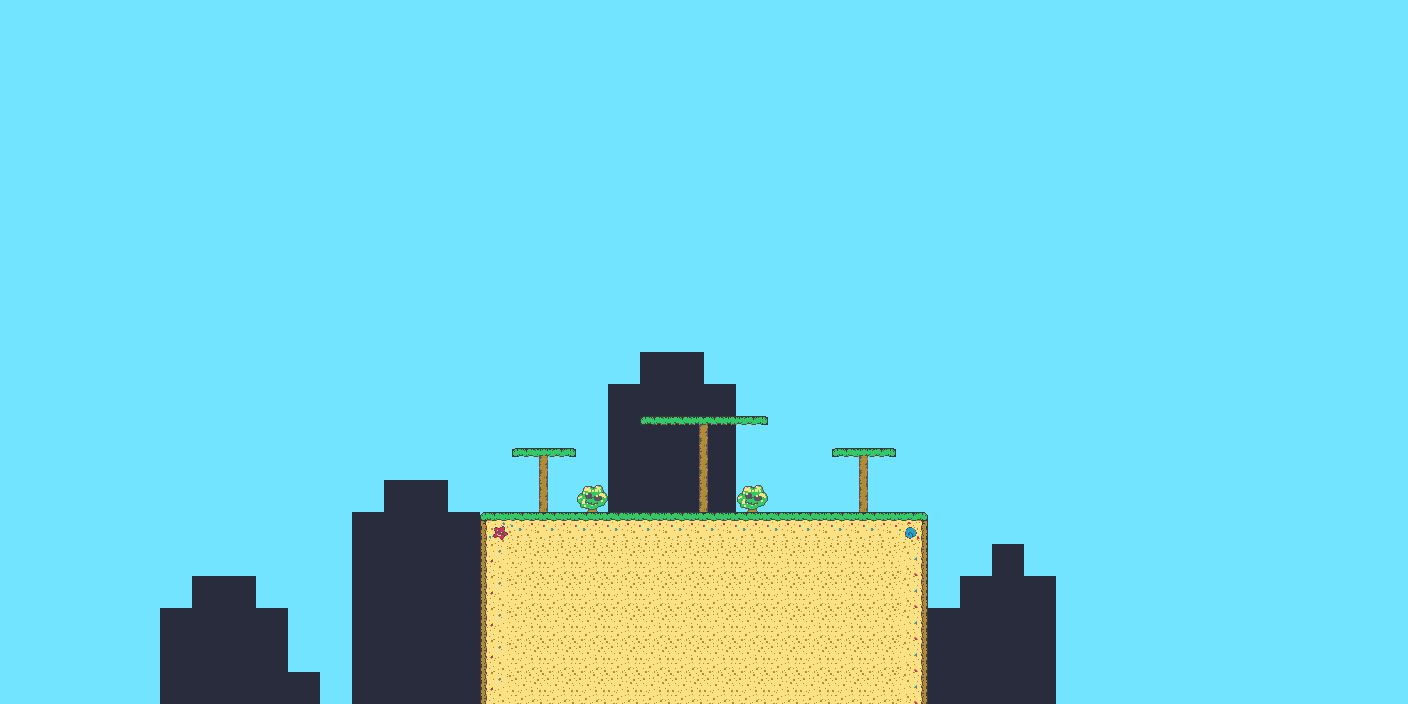

Rendered tile map (Tiled .tmx) drawn with the repository's tilesets; below, a short description and the map source with its tile grids summarised:
An orthogonal 44x22 tile map with 32x32 px tiles, 5 tile layers (SKY, BACK, ENVIRONMENT, MIDDLE, ...), 2 tilesets and 5 objects (trash).

<map version="1.0" orientation="orthogonal" renderorder="right-down" width="44" height="22" tilewidth="32" tileheight="32" nextobjectid="28">
 <tileset firstgid="1" name="town" tilewidth="32" tileheight="32" spacing="1" tilecount="35" columns="7">
  <image source="../sprites/tilesets/beach.PNG" width="230" height="164" />
 </tileset>
 <tileset firstgid="36" name="background" tilewidth="32" tileheight="32" spacing="1" tilecount="4" columns="2">
  <image source="../sprites/tilesets/background.png" width="65" height="65" />
 </tileset>
 <layer name="SKY" width="44" height="22">
  <data>[968 cells, 968 non-empty, 1 distinct tile ids]</data>
 </layer>
 <layer name="BACK" width="44" height="22">
  <data>[968 cells, 107 non-empty, 1 distinct tile ids]</data>
 </layer>
 <layer name="ENVIRONMENT" width="44" height="22">
  <data>[968 cells, 16 non-empty, 3 distinct tile ids]</data>
 </layer>
 <layer name="MIDDLE" width="44" height="22">
  <data>[968 cells, 92 non-empty, 9 distinct tile ids]</data>
 </layer>
 <layer name="FRONT" width="44" height="22">
  <data>[968 cells, 0 non-empty, 0 distinct tile ids]</data>
 </layer>
 <objectgroup name="COLLISION">
  <object id="20" x="480" y="512" width="448" height="256" />
  <object id="21" x="512" y="448" width="64" />
  <object id="22" x="640" y="416" width="128" />
  <object id="23" x="832" y="448" width="64" />
 </objectgroup>
 <objectgroup name="ENTITIES">
  <object id="24" name="trash" gid="3" x="832" y="512" width="32" height="32" />
 </objectgroup>
</map>
